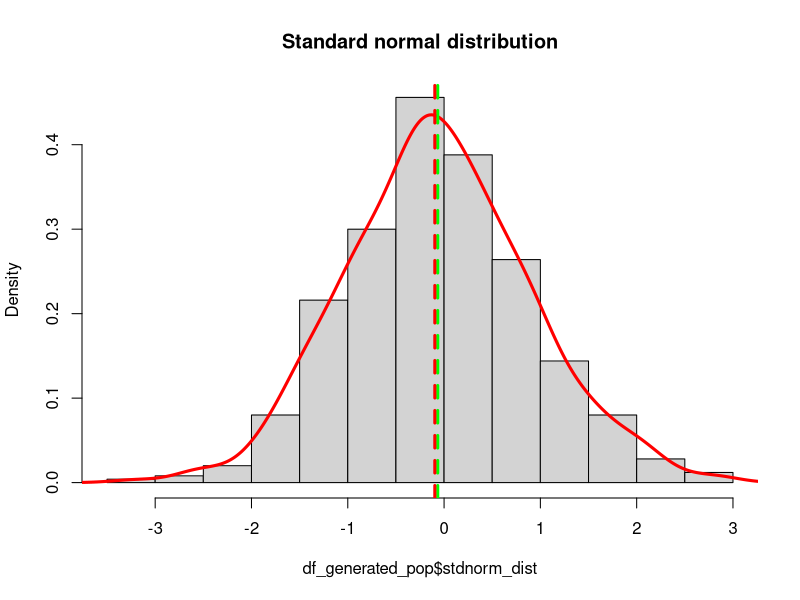
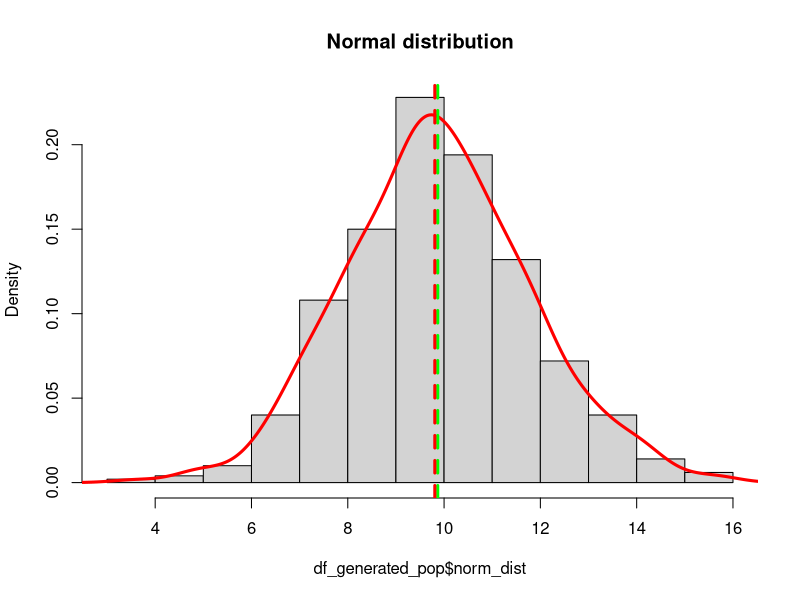
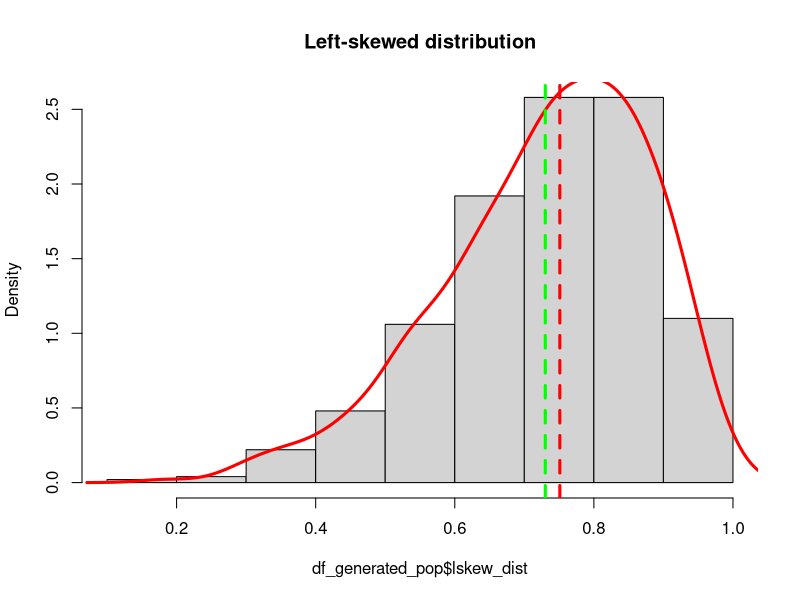
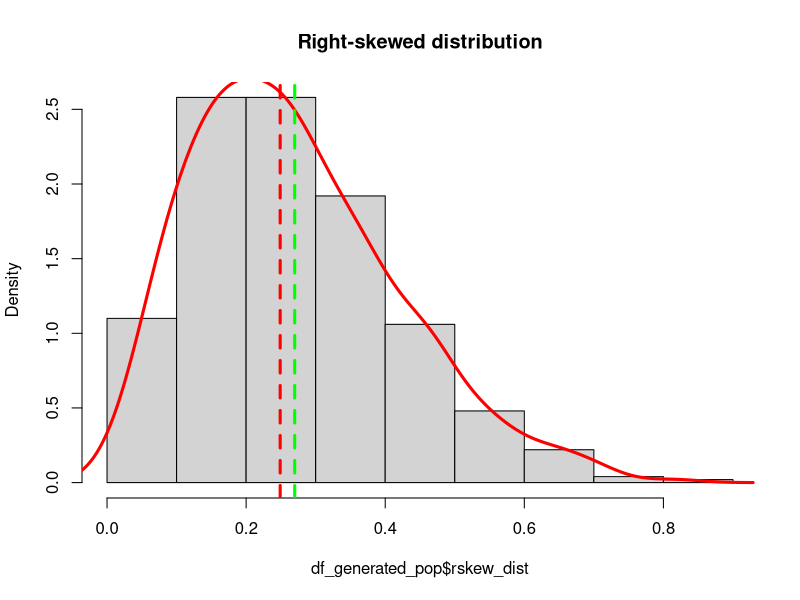
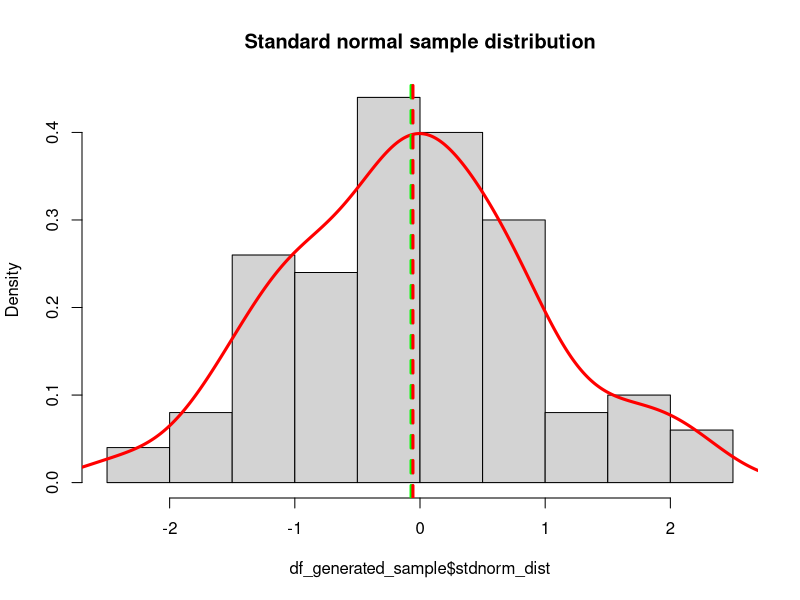
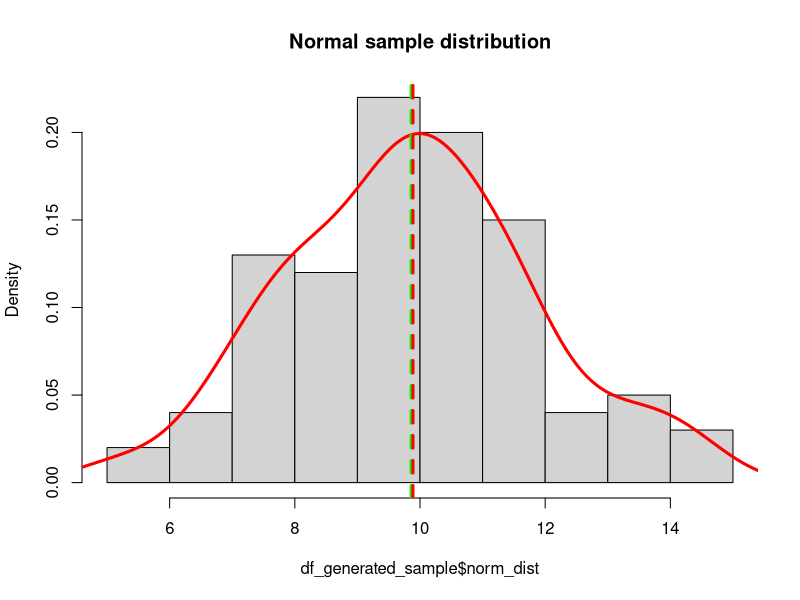
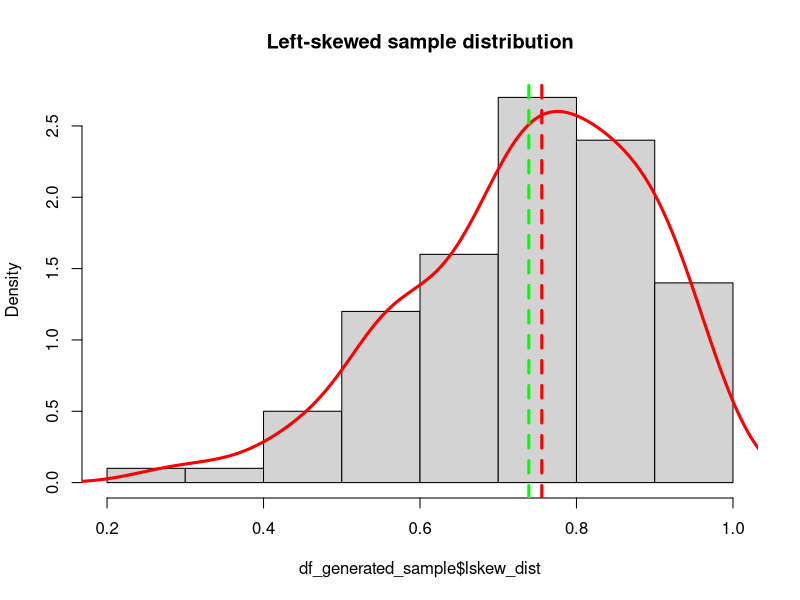
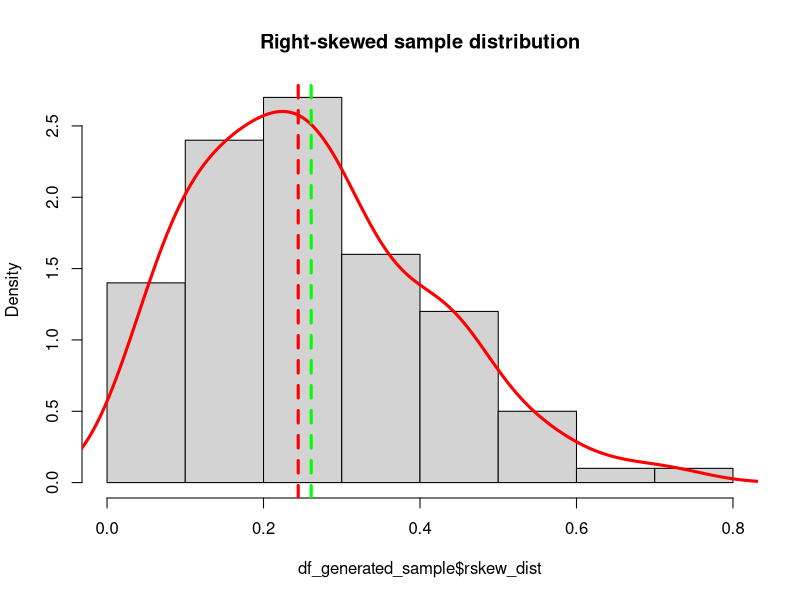

The R script that drew these images, in order:
## ---- chunk 1
knitr::opts_chunk$set(warning=FALSE, message=FALSE)
## ---- chunk 2
library(tidyverse)
## ---- chunk 3
# https://www.datamentor.io/r-programming/examples/random-number/
# https://stackoverflow.com/questions/28099590/create-sample-vector-data-in-r-with-a-skewed-distribution-with-limited-range

num_obs <- 500

# Generate standard normal distribution (default is mean = 0 and sd = 1)
set.seed(124)
stdnorm_dist <- rnorm(num_obs, mean = 0, sd = 1)  # equivalent to rnorm(10)

# Generate normal distribution w/ custom mean and sd
set.seed(124)
norm_dist <- rnorm(num_obs, mean = 10, sd = 2)

# Generate left-skewed distribution
set.seed(124)
lskew_dist <- rbeta(num_obs, 5, 2)

# Generate right-skewed distribution
set.seed(124)
rskew_dist <- rbeta(num_obs, 2, 5)

# Create dataframe
df_generated_pop <- data.frame(stdnorm_dist, norm_dist, lskew_dist, rskew_dist)
## ---- chunk 4
# Plot histograms
hist(df_generated_pop$stdnorm_dist, main = 'Standard normal distribution', freq = F)
lines(density(df_generated_pop$stdnorm_dist), col='red', lwd=3)
abline(v = c(mean(df_generated_pop$stdnorm_dist),median(df_generated_pop$stdnorm_dist)),  col=c("green", "red"), lty=c(2,2), lwd=c(3, 3))

hist(df_generated_pop$norm_dist, main = 'Normal distribution', freq = F)
lines(density(df_generated_pop$norm_dist), col='red', lwd=3)
abline(v = c(mean(df_generated_pop$norm_dist),median(df_generated_pop$norm_dist)),  col=c("green", "red"), lty=c(2,2), lwd=c(3, 3))

hist(df_generated_pop$lskew_dist, main = 'Left-skewed distribution', freq = F)
lines(density(df_generated_pop$lskew_dist), col='red', lwd=3)
abline(v = c(mean(df_generated_pop$lskew_dist),median(df_generated_pop$lskew_dist)),  col=c("green", "red"), lty=c(2,2), lwd=c(3, 3))

hist(df_generated_pop$rskew_dist, main = 'Right-skewed distribution', freq = F)
lines(density(df_generated_pop$rskew_dist), col='red', lwd=3)
abline(v = c(mean(df_generated_pop$rskew_dist),median(df_generated_pop$rskew_dist)),  col=c("green", "red"), lty=c(2,2), lwd=c(3, 3))
## ---- chunk 5
# Take single random sample
df_generated_sample <- df_generated_pop[sample(nrow(df_generated_pop), 100), ]
## ---- chunk 6
# Plot histograms
hist(df_generated_sample$stdnorm_dist, main = 'Standard normal sample distribution', freq = F)
lines(density(df_generated_sample$stdnorm_dist), col='red', lwd=3)
abline(v = c(mean(df_generated_sample$stdnorm_dist),median(df_generated_sample$stdnorm_dist)),  col=c("green", "red"), lty=c(2,2), lwd=c(3, 3))

hist(df_generated_sample$norm_dist, main = 'Normal sample distribution', freq = F)
lines(density(df_generated_sample$norm_dist), col='red', lwd=3)
abline(v = c(mean(df_generated_sample$norm_dist),median(df_generated_sample$norm_dist)),  col=c("green", "red"), lty=c(2,2), lwd=c(3, 3))

hist(df_generated_sample$lskew_dist, main = 'Left-skewed sample distribution', freq = F)
lines(density(df_generated_sample$lskew_dist), col='red', lwd=3)
abline(v = c(mean(df_generated_sample$lskew_dist),median(df_generated_sample$lskew_dist)),  col=c("green", "red"), lty=c(2,2), lwd=c(3, 3))

hist(df_generated_sample$rskew_dist, main = 'Right-skewed sample distribution', freq = F)
lines(density(df_generated_sample$rskew_dist), col='red', lwd=3)
abline(v = c(mean(df_generated_sample$rskew_dist),median(df_generated_sample$rskew_dist)),  col=c("green", "red"), lty=c(2,2), lwd=c(3, 3))
## ---- chunk 7
# Sampling distribution (right-skew)
# https://campus.datacamp.com/courses/statistical-inference-and-data-analysis/lab-3a-foundations-for-inference-sampling-distributions?ex=6

sample_means100 <- rep(NA, 500)

# Take 500 samples of size 100 of rskew and store all of them in sample_means100
for (i in 1:500) {
  samp <- sample(df_generated_pop$rskew_dist, 100)
  sample_means100[i] <- mean(samp)
}

# View the result. If you want, you can increase the bin width to show more detail by changing the breaks argument.
hist(sample_means100, breaks = 13, freq = F)
lines(density(sample_means100), col='red', lwd=3)
abline(v = c(mean(sample_means100),median(sample_means100)), col=c("green", "red"), lty=c(2,2), lwd=c(3, 3))
